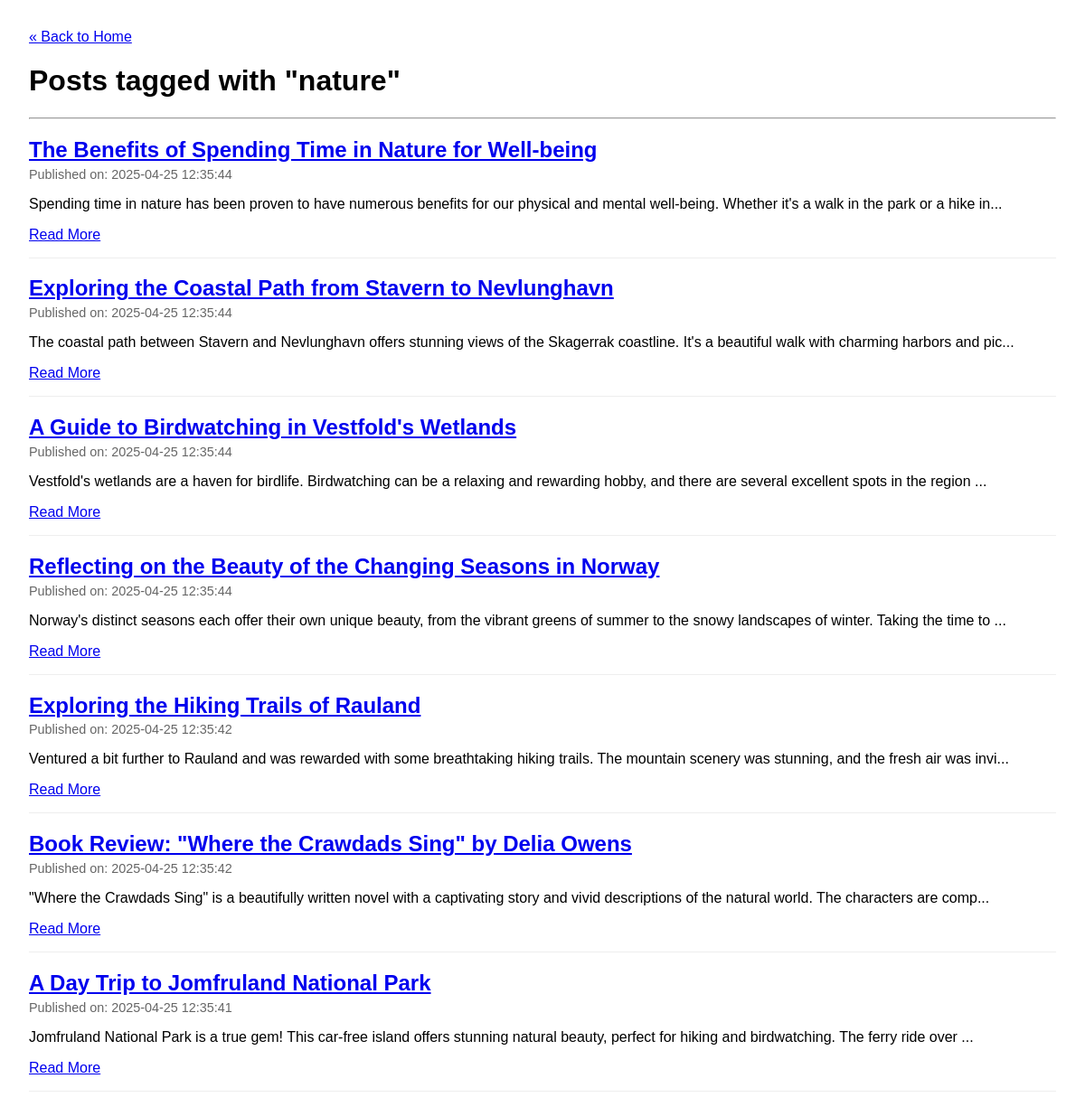
/tag/nature, run on an earlier commit of the app's database.
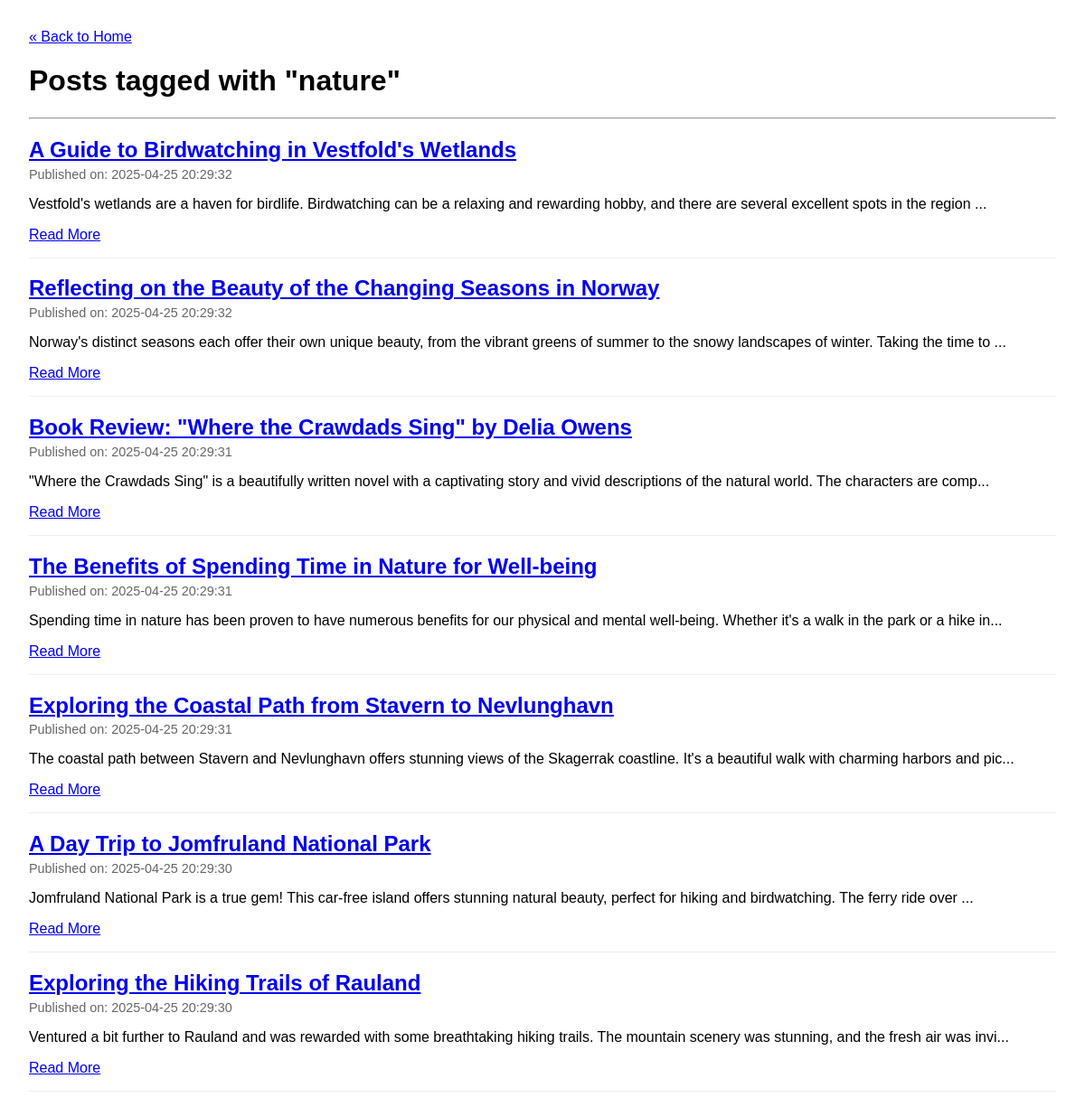
And on a later commit of the database.
### tables this page shows
CREATE TABLE posts (
    id INTEGER PRIMARY KEY AUTOINCREMENT, -- Unique identifier for each post
    title TEXT NOT NULL,                  -- Title of the blog post
    content TEXT NOT NULL,                -- Main body/content of the post
    published_date TIMESTAMP NOT NULL DEFAULT CURRENT_TIMESTAMP -- When the post was created/published
);

### app.py (the view)
@app.route('/tag/<string:tag_name>')
def posts_by_tag(tag_name):
    try:
        posts = db.get_posts_by_tag(tag_name)
        return render_template('tag_posts.html', tag_name=tag_name, posts=posts)
    except Exception as e:
        app.logger.error(f"Error fetching posts for tag '{tag_name}': {e}")
        return "<h1>An error occurred fetching posts for this tag.</h1>", 500

### db.py (called while the page is built)
def get_db():
    if 'db' not in g:
        db_path = current_app.config.get('DATABASE', DEFAULT_DATABASE_PATH)
        g.db = sqlite3.connect(db_path)
        g.db.row_factory = sqlite3.Row
    return g.db

def get_posts_by_tag(tag_name):
    conn = get_db() # Use context connection
    posts = conn.execute("""
        SELECT p.id, p.title, p.content, p.published_date
        FROM posts p
        JOIN post_tags pt ON p.id = pt.post_id
        JOIN tags t ON pt.tag_id = t.id
        WHERE t.name = ?
        ORDER BY p.published_date DESC
    """, (tag_name,)).fetchall()
    return posts

### templates/tag_posts.html (shortened to what this page needs)
<!DOCTYPE html>
<html lang="en">
  <head>
  </head>
  <body>
    <nav>
      <a href="{{ url_for('index') }}">&laquo; Back to Home</a>
    </nav>
    <h1>Posts tagged with "{{ tag_name }}"</h1>
    <hr />
    {% if posts %} {% for post in posts %}
    <article>
      <h2>
        <a href="{{ url_for('post', post_id=post['id']) }}"
          >{{ post['title'] }}</a
        >
      </h2>
      <div class="post-meta">
        Published on: {{ post['published_date'] }}
      </div>
      <div class="post-excerpt">
        <p>
          {{ post['content'][:150] }}{% if post['content']|length > 150 %}...{%
          endif %}
        </p>
      </div>
      <a href="{{ url_for('post', post_id=post['id']) }}">Read More</a>
    </article>
    {% endfor %} {% else %}
    <p>No posts found for the tag "{{ tag_name }}".</p>
    {% endif %}
  </body>
</html>

### templates/tag_posts.html (style rules this page uses)
body { font-family: sans-serif; margin: 2em; }
article { border-bottom: 1px solid #eee; padding-bottom: 1em; margin-bottom: 1em; }
h2 { margin-bottom: 0.2em; }
.post-meta { color: #666; font-size: 0.9em; }
.post-excerpt { margin-top: 0.5em; }

What changed in the data, as far as the page shows it:
changed posts "A Guide to Birdwatching in Vestfold's Wetlands": published_date "2025-04-25 12:35:44" → "2025-04-25 20:29:32"; moves up the list
changed posts "Reflecting on the Beauty of the Changing Seasons in Norway": published_date "2025-04-25 12:35:44" → "2025-04-25 20:29:32"; moves up the list
changed posts "Book Review: \"Where the Crawdads Sing\" by Delia Owens": published_date "2025-04-25 12:35:42" → "2025-04-25 20:29:31"; moves up the list
changed posts "The Benefits of Spending Time in Nature for Well-being": published_date "2025-04-25 12:35:44" → "2025-04-25 20:29:31"
changed posts "Exploring the Coastal Path from Stavern to Nevlunghavn": published_date "2025-04-25 12:35:44" → "2025-04-25 20:29:31"
changed posts "A Day Trip to Jomfruland National Park": published_date "2025-04-25 12:35:41" → "2025-04-25 20:29:30"; moves up the list
changed posts "Exploring the Hiking Trails of Rauland": published_date "2025-04-25 12:35:42" → "2025-04-25 20:29:30"
